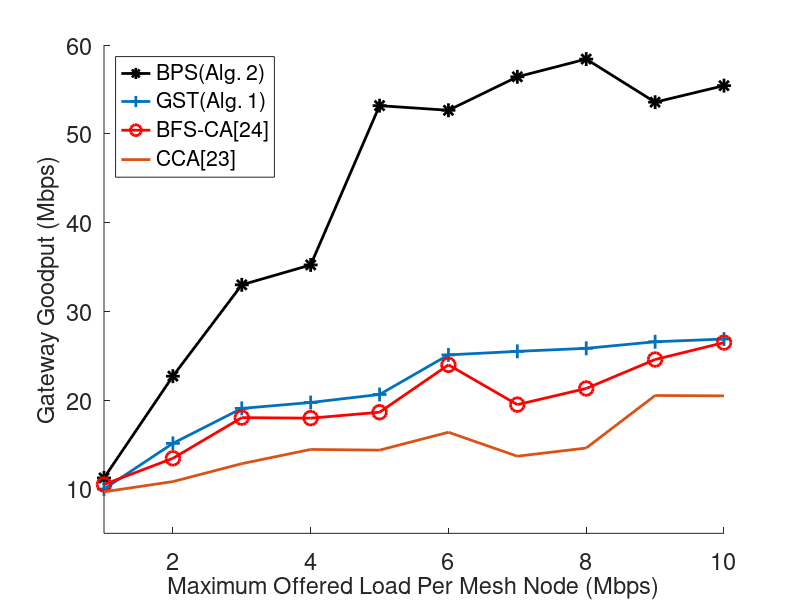

MATLAB code for this plot:
close all
bps=[11.2434   22.6991   32.9882   35.2290   53.1671   52.6482   56.4156 58.4144   53.5585   55.4234];
cca=[9.6763   10.8278   12.8485      14.4480   14.3703   16.3846   13.6864 14.6072   20.5234   20.4835];
bfsca=[10.5010   13.4492   18.0324   17.9729   18.6406   23.9752   19.4957 21.3176   24.5764   26.4835];
gst=[9.9906   15.1331   19.0725      19.7360   20.6406   25.0988   25.4957 25.8361   26.5764   26.8835];


figure
%set(gcf,'Visible','off');

hold on
plot(bps,'k*-','markers',10)


plot(gst,'+-','markers',10)

plot(bfsca,'ro-','markers',10)

%plot(upbound,'gd-')

plot(cca)
set(get(gca,'Children'),'linewidth',2);
axis([1, 10, 5, 60]);
 




set(gca,'FontSize',17)
%title('Max Network Throughput')
legend('BPS(Alg. 2)','GST(Alg. 1)','BFS-CA[24]','CCA[23]','Location','NorthWest')
xlabel('Maximum Offered Load Per Mesh Node (Mbps)')
set(get(gca,'XLabel'),'FontSize',17)
ylabel('Gateway Goodput (Mbps)')
set(get(gca,'YLabel'),'FontSize',17)
saveas(gca, 'maxtpt.eps','epsc');
